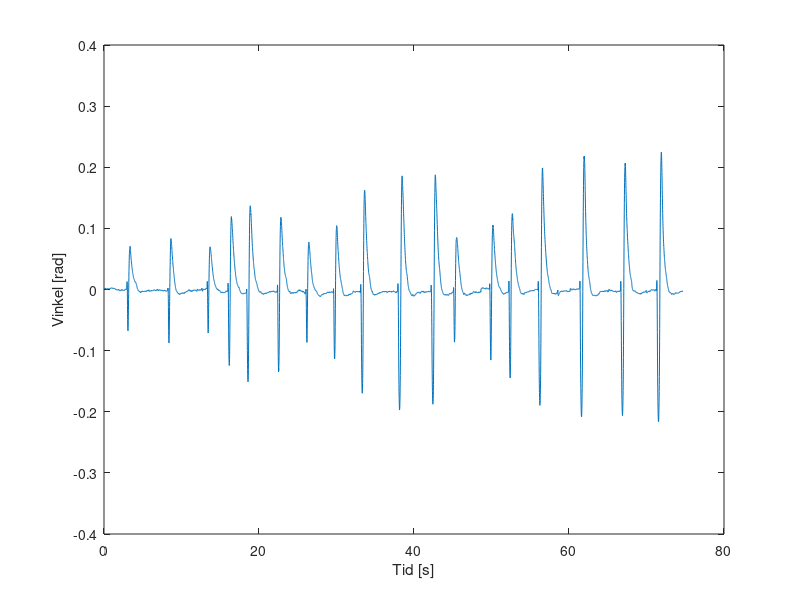

Recreate this plot in MATLAB.
clc
clear all
close all

load('data1.mat');
load('data2.mat');
load('data3.mat');
load('data4.mat');
load('data5.mat');
load('data6.mat');
realdata=[data1(2200:3400,1);data2(100:1400,1);data3(190:900,1);data4(1:1650,1);data5(100:1250,1);data6(100:1550,1)]

n = length(realdata);
for i = 1:n
    tid(i) = 0.01 * i;
end

plot(tid,realdata-0.075);
ylabel("Vinkel [rad]");
xlabel("Tid [s]");